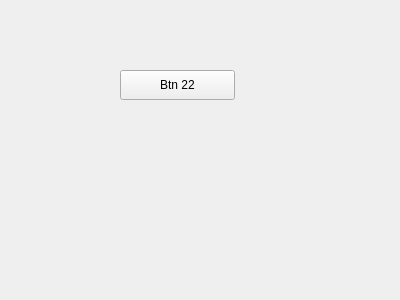
<?xml version="1.0" encoding="UTF-8"?>
<ui version="4.0">
 <class>Form22</class>
 <widget class="QWidget" name="Form22">
  <property name="geometry">
   <rect>
    <x>0</x>
    <y>0</y>
    <width>400</width>
    <height>300</height>
   </rect>
  </property>
  <property name="windowTitle">
   <string>Window Title</string>
  </property>
  <widget class="QPushButton" name="Test">
   <property name="geometry">
    <rect>
     <x>120</x>
     <y>70</y>
     <width>115</width>
     <height>30</height>
    </rect>
   </property>
   <property name="text">
    <string>Btn 22</string>
   </property>
  </widget>
 </widget>
 <resources/>
 <connections/>
</ui>
